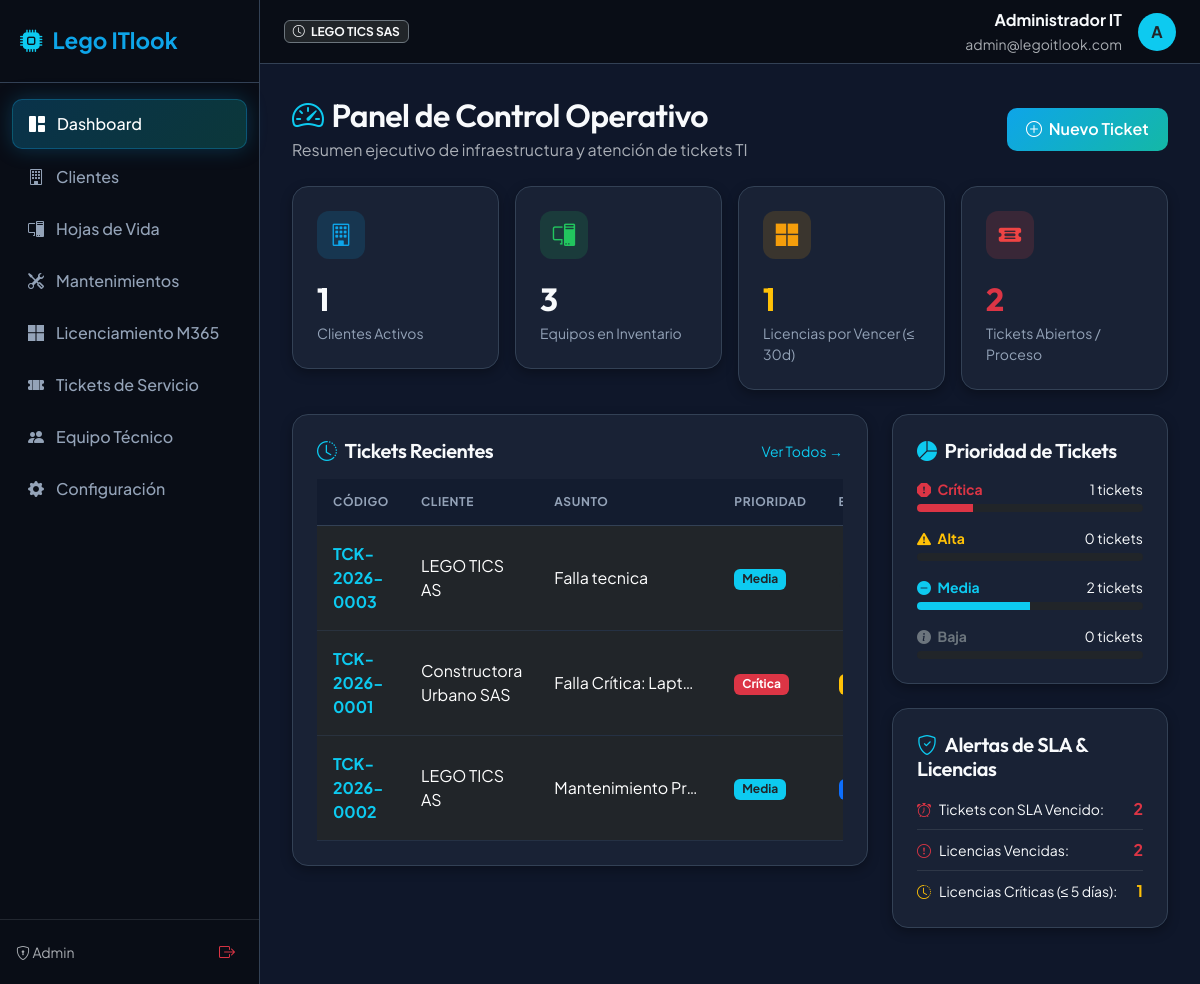
Page / (signed in) on the earlier database version.
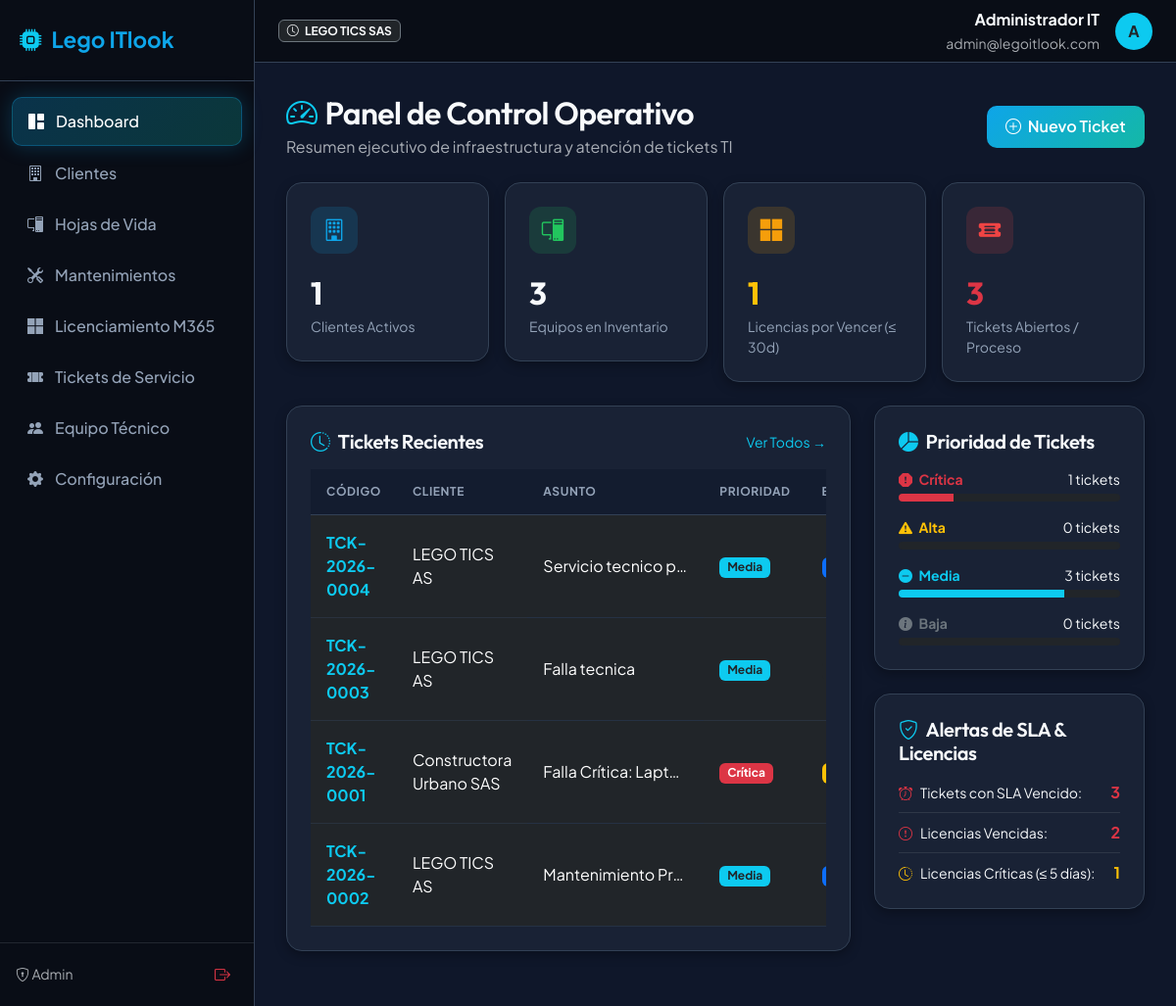
Same page on the later database version.
### app/models/ticket.py (models this page shows, shortened)
class Ticket(db.Model):
    __tablename__ = 'tickets'
    id = db.Integer
    id = db.Column(db.Integer, primary_key=True)
    ticket_code = db.Column(db.String(30), unique=True, nullable=False) # e.g. TCK-2026-0001
    client_id = db.Column(db.Integer, db.ForeignKey('clients.id'), nullable=False)
    location_id = db.Column(db.Integer, db.ForeignKey('locations.id'), nullable=True)
    contact_id = db.Column(db.Integer, db.ForeignKey('client_contacts.id'), nullable=True)
    asset_id = db.Column(db.Integer, db.ForeignKey('assets.id'), nullable=True)
    assigned_to_id = db.Column(db.Integer, db.ForeignKey('users.id'), nullable=True)
    title = db.Column(db.String(200), nullable=False)
    description = db.Column(db.Text, nullable=False)
    priority = db.Column(db.String(20), default='Media', nullable=False) # Baja, Media, Alta, Crítica
    service_type = db.Column(db.String(30), default='Soporte', nullable=False) # Soporte, Mantenimiento, Proyecto
    status = db.Column(db.String(30), default='Abierto', nullable=False) # Abierto, En Proceso, Espera Cliente, Resuelto, Cerrado
    created_at = db.Column(db.DateTime, default=datetime.utcnow, nullable=False)
    sla_due_at = db.Column(db.DateTime, nullable=False)
    resolved_at = db.Column(db.DateTime, nullable=True)
    closed_at = db.Column(db.DateTime, nullable=True)
    interventions = db.relationship('TicketIntervention', backref='ticket', lazy=True, cascade='all, delete-orphan')
    @property
    def is_sla_breached(self):
        if self.status in ['Resuelto', 'Cerrado']:
            return self.resolved_at and self.resolved_at > self.sla_due_at
        return datetime.utcnow() > self.sla_due_at
    @property
    def priority_badge_class(self):
        pmap = {
            'Crítica': 'bg-danger text-white',
            'Alta': 'bg-warning text-dark',
            'Media': 'bg-info text-dark',
            'Baja': 'bg-secondary text-white'
        }
        return pmap.get(self.priority, 'bg-secondary')
    @property
    def status_badge_class(self):
        smap = {
            'Abierto': 'bg-primary text-white',
            'En Proceso': 'bg-warning text-dark',
            'Espera Cliente': 'bg-info text-dark',
            'Resuelto': 'bg-success text-white',
            'Cerrado': 'bg-dark text-white'
        }
        return smap.get(self.status, 'bg-secondary')

### app/models/client.py (models this page shows, shortened)
class Client(db.Model):
    __tablename__ = 'clients'
    id = db.Column(db.Integer, primary_key=True)
    company_name = db.Column(db.String(150), nullable=False) # Razón social
    tax_id = db.Column(db.String(50), unique=True, nullable=False) # NIT / Identificación tributaria
    contact_name = db.Column(db.String(120), nullable=False)
    contact_email = db.Column(db.String(120), nullable=False)
    contact_phone = db.Column(db.String(50), nullable=False)
    address = db.Column(db.String(255), nullable=True)
    is_active = db.Column(db.Boolean, default=True, nullable=False)
    created_at = db.Column(db.DateTime, default=datetime.utcnow)
    locations = db.relationship('Location', backref='client', lazy=True, cascade='all, delete-orphan')
    contacts = db.relationship('ClientContact', backref='client', lazy=True, cascade='all, delete-orphan')
    assets = db.relationship('Asset', backref='client', lazy=True, cascade='all, delete-orphan')
    licenses = db.relationship('MicrosoftLicense', backref='client', lazy=True, cascade='all, delete-orphan')
    tickets = db.relationship('Ticket', backref='client', lazy=True, cascade='all, delete-orphan')
    maintenance_events = db.relationship('MaintenanceEvent', backref='client', lazy=True, cascade='all, delete-orphan')

### app/routes/dashboard.py (the view)
@dashboard_bp.route('/')
@login_required
def index():
    alerts = check_and_notify_license_expirations()
    total_clients = Client.query.filter_by(is_active=True).count()
    total_assets = Asset.query.count()
    all_licenses = MicrosoftLicense.query.all()
    expiring_30_days = sum(1 for l in all_licenses if 0 <= l.days_until_expiration <= 30)
    expiring_critical = sum(1 for l in all_licenses if 0 <= l.days_until_expiration <= 5)
    expired_licenses = sum(1 for l in all_licenses if l.days_until_expiration < 0)
    open_tickets = Ticket.query.filter(Ticket.status.in_(['Abierto', 'En Proceso', 'Espera Cliente'])).count()
    critical_tickets = Ticket.query.filter(Ticket.status.in_(['Abierto', 'En Proceso']), Ticket.priority == 'Crítica').count()
    sla_breached_count = 0
    active_tickets = Ticket.query.filter(Ticket.status.in_(['Abierto', 'En Proceso', 'Espera Cliente'])).all()
    for t in active_tickets:
        if t.is_sla_breached:
            sla_breached_count += 1
    if current_user.is_admin:
        recent_tickets = Ticket.query.order_by(Ticket.created_at.desc()).limit(8).all()
    else:
        recent_tickets = Ticket.query.filter_by(assigned_to_id=current_user.id).order_by(Ticket.created_at.desc()).limit(8).all()
    priority_counts = {
        'Crítica': Ticket.query.filter_by(priority='Crítica').count(),
        'Alta': Ticket.query.filter_by(priority='Alta').count(),
        'Media': Ticket.query.filter_by(priority='Media').count(),
        'Baja': Ticket.query.filter_by(priority='Baja').count(),
    }
    return render_template('dashboard/index.html',
                           total_clients=total_clients,
                           total_assets=total_assets,
                           expiring_30_days=expiring_30_days,
                           expiring_critical=expiring_critical,
                           expired_licenses=expired_licenses,
                           open_tickets=open_tickets,
                           critical_tickets=critical_tickets,
                           sla_breached_count=sla_breached_count,
                           recent_tickets=recent_tickets,
                           priority_counts=priority_counts,
                           alerts=alerts)

### app/models/license.py (called while the page is built)
    @property
    def days_until_expiration(self):
        if not self.expiration_date:
            return 999
        today = date.today()
        return (self.expiration_date - today).days

### app/models/user.py (called while the page is built)
    @property
    def is_admin(self):
        return self.role == 'admin'

### app/services/license_notifier.py (called while the page is built, shortened)
def check_and_notify_license_expirations():
    logger.info("Running proactive Microsoft License expiration check...")
    licenses = MicrosoftLicense.query.all()
    admins = User.query.filter_by(role='admin', is_active=True).all()
    admin_emails = [admin.email for admin in admins]
    alerts = []
    for lic in licenses:
        days = lic.days_until_expiration
    if alerts and admin_emails:
        logger.info(f"Notification triggered for admins {admin_emails}: {len(alerts)} active license alerts.")
    return alerts

### app/templates/dashboard/index.html (shortened to what the changed rows need)
{% extends "base.html" %}
{% block content %}
<div class="d-flex justify-content-between align-items-center mb-4">
  <div>
    <h2 class="mb-1"><i class="bi bi-speedometer2 text-info me-2"></i>Panel de Control Operativo</h2>
  </div>
</div>
<div class="row g-3 mb-4">
  <div class="col-6 col-md-3">
    <div class="glass-card card-stat">
      <div class="stat-icon danger"><i class="bi bi-ticket-detailed-fill"></i></div>
      <div class="stat-value text-danger">{{ open_tickets }}</div>
      <div class="stat-label">Tickets Abiertos / Proceso</div>
    </div>
  </div>
</div>
<div class="row g-4 mb-4">
  <div class="col-lg-8">
    <div class="glass-card p-4">
      <div class="table-responsive">
        <table class="table table-custom">
          <thead>
            <tr>
              <th>Código</th>
              <th>Cliente</th>
              <th>Asunto</th>
              <th>Prioridad</th>
              <th>Estado</th>
            </tr>
          </thead>
          <tbody>
            {% for t in recent_tickets %}
            <tr>
              <td>
                <a href="{{ url_for('tickets.detail', ticket_id=t.id) }}" class="fw-bold text-info text-decoration-none">
                  {{ t.ticket_code }}
                </a>
              </td>
              <td>{{ t.client.company_name }}</td>
              <td class="text-truncate" style="max-width: 180px;">{{ t.title }}</td>
              <td><span class="badge {{ t.priority_badge_class }}">{{ t.priority }}</span></td>
              <td><span class="badge {{ t.status_badge_class }}">{{ t.status }}</span></td>
            </tr>
            {% else %}
            <tr>
              <td colspan="6" class="text-center text-muted py-4">No hay tickets registrados actualmente.</td>
            </tr>
            {% endfor %}
          </tbody>
        </table>
      </div>
    </div>
  </div>
  <div class="col-lg-4">
    <div class="glass-card p-4 mb-4">
      <div class="d-flex flex-column gap-3">
        <div>
          <div class="d-flex justify-content-between small mb-1">
            <span class="text-info fw-bold"><i class="bi bi-dash-circle-fill me-1"></i> Media</span>
            <span>{{ priority_counts['Media'] }} tickets</span>
          </div>
          <div class="progress bg-dark" style="height: 8px;">
            <div class="progress-bar bg-info" style="width: {{ [priority_counts['Media'] * 25, 100]|min }}%"></div>
          </div>
        </div>
      </div>
    </div>
    <div class="glass-card p-4">
      <div class="d-flex align-items-center justify-content-between border-bottom border-secondary border-opacity-25 pb-2 mb-2">
        <span class="small"><i class="bi bi-alarm text-danger me-2"></i>Tickets con SLA Vencido:</span>
        <span class="fw-bold text-danger">{{ sla_breached_count }}</span>
      </div>
    </div>
  </div>
</div>
{% endblock %}

Differences in the rows shown:
added Ticket: ticket_code "TCK-2026-0004", client.company_name "LEGO TICS AS", title "Servicio tecnico p…", priority "Media"
Other differences:
{{ open_tickets }}: "2" → "3"
{{ priority_counts['Media'] }}: "2" → "3"
{{ [priority_counts['Media'] * 25, 100]|min }}: 50 → 75 (drawn)
{{ sla_breached_count }}: "2" → "3"
